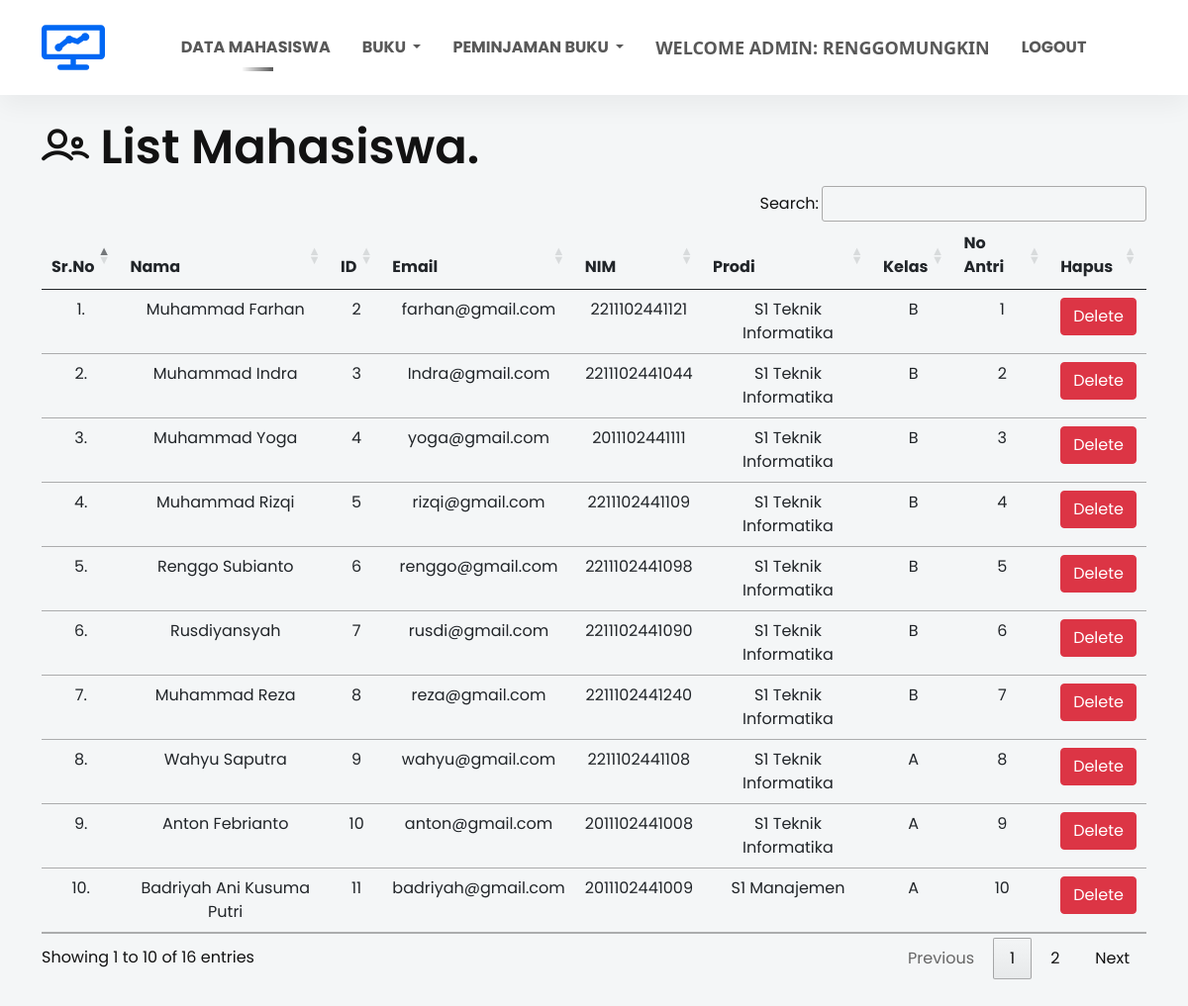
The app's page /list_mahasiswa/ (signed in) with its own data.
### sistem_perpus/models.py (models this page shows, shortened)
class Mahasiswa(models.Model):
    user = models.OneToOneField(User, on_delete=models.CASCADE)
    nim = models.CharField(max_length=13, blank=True, unique=True)
    kelas = models.CharField(max_length=10)
    jurusan = models.CharField(max_length=200)
    no_antri = models.CharField(max_length=3, blank=True)
    image = models.ImageField(upload_to="", blank=True)

### sistem_perpus/views.py (the view)
# urls.py: path("list_mahasiswa/", list_mahasiswa, name="list_mahasiswa"),
@login_required(login_url = '/admin_login')
def list_mahasiswa(request):
    template_name = "list_mahasiswa.html"
    list_mahasiswa = Mahasiswa.objects.all()
    context = {
        'list_mahasiswa':list_mahasiswa
    }
    return render(request, template_name, context)

### templates/list_mahasiswa.html (shortened to what this page needs)
{% extends 'admin_navbar.html' %}
{% load static %}
{% block body %}
<section id="contact" class="contact-area">
    <div class="container">
        <div class="row">
            <div class="col-lg-12">
                <h1 class="contact-title pb-10"><i class="lni lni-users"></i> List <span>Mahasiswa.</span></h1>
                    <table class="table table-hover" id="example">
                        <thead>
                            <tr class="text-center">
                                <th>Sr.No</th>
                                <th>Nama</th>
                                <th>ID</th>
                                <th>Email</th>
                                <th>NIM</th>
                                <th>Prodi</th>
                                <th>Kelas</th>
                                <th>No Antri</th>
                                <th>Hapus</th>
                            </tr>
                        </thead>
                        <tbody>
                            {% for mahasiswa in list_mahasiswa %}
                            <tr class="text-center">
                                <td>{{forloop.counter}}.</td>
                                <td>{{mahasiswa.user.get_full_name}}</td>
                                <td>{{mahasiswa.user.id}}</td>
                                <td>{{mahasiswa.user.email}}</td>
                                <td>{{mahasiswa.nim}}</td>
                                <td>{{mahasiswa.jurusan}}</td>
                                <td>{{mahasiswa.kelas}}</td>
                                <td>{{mahasiswa.no_antri}}</td>
                                <td><a href="/delete_mahasiswa/{{mahasiswa.id}}/" class="btn btn-danger" onclick="return confirm('Apakah Anda yakin ingin menghapus Mahasiswa ini?')">Delete</a></td>
                            </tr>
                            {% endfor %}
                        </tbody>
                    </table>
            </div>
        </div>
    </div>
</section>
{% endblock %}

### templates/admin_navbar.html (shortened to what this page needs)
{% load static %}
<!doctype html>
<html lang="en">
  <head>
    <link href="https://cdn.jsdelivr.net/npm/bootstrap@5.1.0/dist/css/bootstrap.min.css" rel="stylesheet">
    <link rel="stylesheet" href="https://cdn.datatables.net/1.10.25/css/jquery.dataTables.min.css">
    <link rel="stylesheet" href="https://cdn.datatables.net/buttons/1.7.1/css/buttons.dataTables.min.css">
    <link rel="stylesheet" href="{% static 'frontend/assets/css/magnific-popup.css' %}">
    <link rel="stylesheet" href="{% static 'frontend/assets/css/slick.css' %}">
    <link rel="stylesheet" href="{% static 'frontend/assets/css/LineIcons.css' %}">
    <link rel="stylesheet" href="{% static 'frontend/assets/css/default.css' %}">
    <link rel="stylesheet" href="{% static 'frontend/assets/css/style.css' %}">
  </head>
  <body>
    <section class="navbar-area sticky">
      <div class="container">
        <div class="row">
          <div class="col-lg-12">
            <nav class="navbar navbar-expand-lg sticky">
              <a class="navbar-brand" href="#">
                <img src="{% static 'frontend/assets/images/logo-2.svg' %}" alt="Logo">
              </a>
              <div class="collapse navbar-collapse sub-menu-bar" id="navbarTwo">
                <ul class="navbar-nav m-auto">
                  <li class="nav-item" id="dataMahasiswa"><a class="nav-link"  href="/list_mahasiswa/">Data Mahasiswa</a></li>
                  <li class="nav-item dropdown">
                    <a class="nav-link dropdown-toggle" href="#" id="navbarDropdown" role="button" data-bs-toggle="dropdown" aria-expanded="false">
                      Buku
                    </a>
                  </li>
                  <li class="nav-item dropdown">
                    <a class="nav-link dropdown-toggle" href="#" id="navbarDropdown" role="button" data-bs-toggle="dropdown" aria-expanded="false">
                      Peminjaman Buku
                    </a>
                  </li>
                  <li class="nav-item">
                    <a style="font-weight:600; font-family:'Segoe UI', Tahoma, Geneva, Verdana, sans-serif; font-size: large;" class="nav-link active" href="#">Welcome Admin: {{request.user}}</a>
                  </li>
                  <li class="nav-item">
                    <a class="nav-link" aria-current="page" href="/logout/">Logout</a>
                  </li>
                </ul>
              </div>
            </nav>
          </div>
        </div>
      </div>
    </section>
      {% block body %}
      {% endblock %}
  </body>
</html>

### static/frontend/assets/css/default.css (style rules this page uses)
.pb-10 { padding-bottom: 10px; }

### records on screen
Mahasiswa: user.get_full_name "Muhammad Farhan", user.id "2", user.email "farhan@gmail.com", nim "2211102441121", jurusan "S1 Teknik Informatika", kelas "B", no_antri "1"
Mahasiswa: user.get_full_name "Muhammad Indra", user.id "3", user.email "Indra@gmail.com", nim "2211102441044", jurusan "S1 Teknik Informatika", kelas "B", no_antri "2"
Mahasiswa: user.get_full_name "Muhammad Yoga", user.id "4", user.email "yoga@gmail.com", nim "2011102441111", jurusan "S1 Teknik Informatika", kelas "B", no_antri "3"
Mahasiswa: user.get_full_name "Muhammad Rizqi", user.id "5", user.email "rizqi@gmail.com", nim "2211102441109", jurusan "S1 Teknik Informatika", kelas "B", no_antri "4"
Mahasiswa: user.get_full_name "Renggo Subianto", user.id "6", user.email "renggo@gmail.com", nim "2211102441098", jurusan "S1 Teknik Informatika", kelas "B", no_antri "5"
Mahasiswa: user.get_full_name "Rusdiyansyah", user.id "7", user.email "rusdi@gmail.com", nim "2211102441090", jurusan "S1 Teknik Informatika", kelas "B", no_antri "6"
Mahasiswa: user.get_full_name "Muhammad Reza", user.id "8", user.email "reza@gmail.com", nim "2211102441240", jurusan "S1 Teknik Informatika", kelas "B", no_antri "7"
Mahasiswa: user.get_full_name "Wahyu Saputra", user.id "9", user.email "wahyu@gmail.com", nim "2211102441108", jurusan "S1 Teknik Informatika", kelas "A", no_antri "8"
Mahasiswa: user.get_full_name "Anton Febrianto", user.id "10", user.email "anton@gmail.com", nim "2011102441008", jurusan "S1 Teknik Informatika", kelas "A", no_antri "9"
Mahasiswa: user.get_full_name "Badriyah Ani Kusuma Putri", user.id "11", user.email "badriyah@gmail.com", nim "2011102441009", jurusan "S1 Manajemen", kelas "A", no_antri "10"

### other values on screen
{{ request.user }} "RENGGOMUNGKIN"
